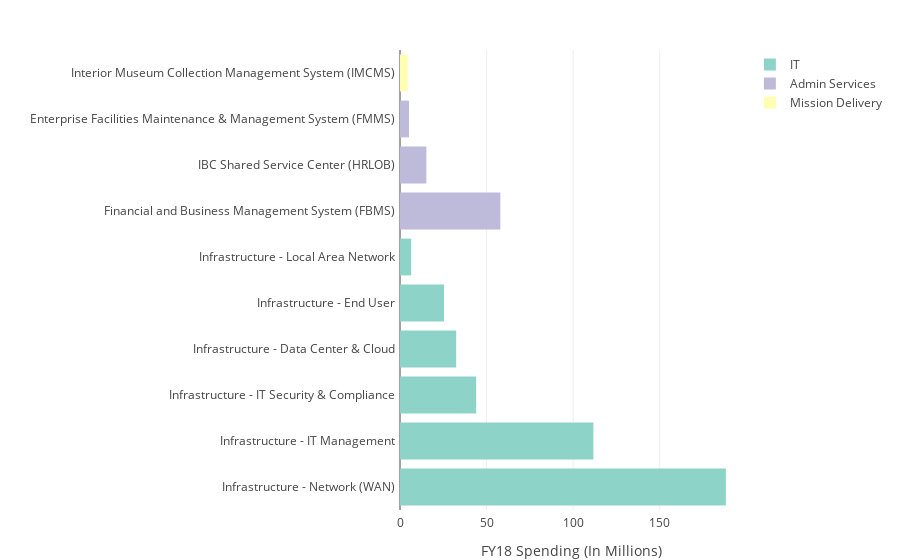

Notebook cell for this chart:
### Code cell
def update_bars(bureau='Department of the Interior',fy='FY18'):
    filtered_df = df[['bureau_name','portfolio_part','trimmed_investment_title',fy]]
    filtered_df = filtered_df[filtered_df['bureau_name']==bureau]
    
    #Sort and return top 10 based on FY values
    top10 = filtered_df.nlargest(10,fy)
    top10['color'] = top10['portfolio_part'].apply(assign_colors)
    
    #Fill in chart data and layout information
    data=[]
    for i in range(0, len(pd.unique(top10['portfolio_part']))):
        data.append(go.Bar(
            x= top10[fy][top10['portfolio_part'] == pd.unique(top10['portfolio_part'])[i]],
            y= top10['trimmed_investment_title'][top10['portfolio_part'] == pd.unique(top10['portfolio_part'])[i]],
            name= pd.unique(top10['portfolio_part'])[i],
            orientation= 'h',
            marker=dict(
                color = top10['color'][top10['portfolio_part'] == pd.unique(top10['portfolio_part'])[i]]
            )   
        ))
            
    layout = go.Layout(
        margin = dict(l = 400, r = 50, b = 50, t = 50, pad = 4),
        xaxis=dict(
            title=str(fy) +' Spending (In Millions)'),
        showlegend=True
    )
    
    fig = go.Figure(data=data,layout=layout)
    ply.iplot(fig, filename='horizontal-bar')
    
update_bars()

### Figure 1 — Plotly figure (JSON) as saved in the notebook; plotly's stock layout.template omitted (floating-point values rounded to 4 significant figures)
{"data": [{"marker": {"color": ["#8dd3c7", "#8dd3c7", "#8dd3c7", "#8dd3c7", "#8dd3c7", "#8dd3c7"]}, "name": "IT", "orientation": "h", "type": "bar", "uid": "64e3349c-0148-4ae8-956f-0e007fd2235d", "x": [188.2, 111.7, 43.98, 32.45, 25.42, 6.457], "y": [" Infrastructure - Network (WAN)", " Infrastructure - IT Management", " Infrastructure - IT Security & Compliance", " Infrastructure - Data Center & Cloud", " Infrastructure - End User", " Infrastructure - Local Area Network"]}, {"marker": {"color": ["#bebada", "#bebada", "#bebada"]}, "name": "Admin Services", "orientation": "h", "type": "bar", "uid": "7612e71a-6c47-4346-a203-e0512e6ff3f9", "x": [57.94, 15.22, 5.176], "y": [" Financial and Business Management System (FBMS)", " IBC Shared Service Center (HRLOB)", " Enterprise Facilities Maintenance & Management System (FMMS)"]}, {"marker": {"color": ["#ffffb3"]}, "name": "Mission Delivery", "orientation": "h", "type": "bar", "uid": "c56e27ed-6c6d-4f06-9911-0f3d338c0d8f", "x": [4.468], "y": [" Interior Museum Collection Management System (IMCMS)"]}], "layout": {"margin": {"b": 50, "l": 400, "pad": 4, "r": 50, "t": 50}, "showlegend": true, "xaxis": {"title": {"text": "FY18 Spending (In Millions)"}}}}
